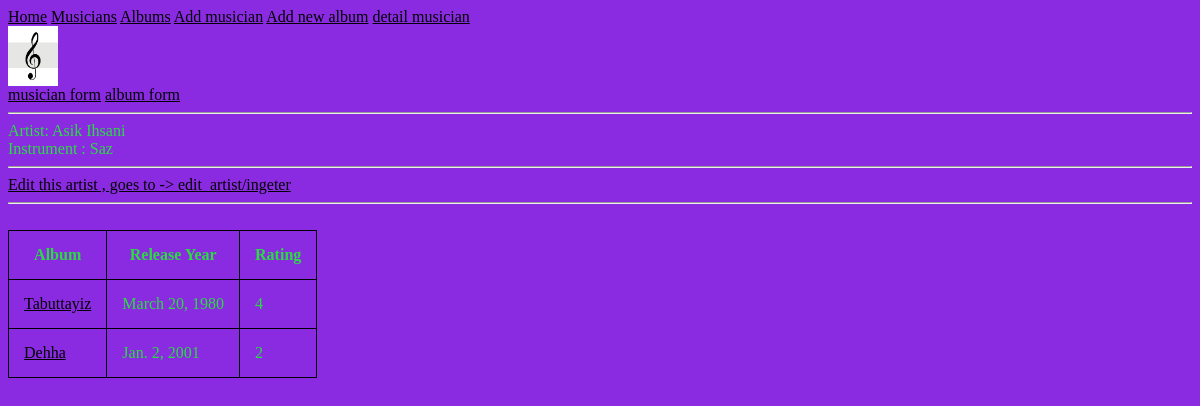
Before: /details/14/ with the older database file.
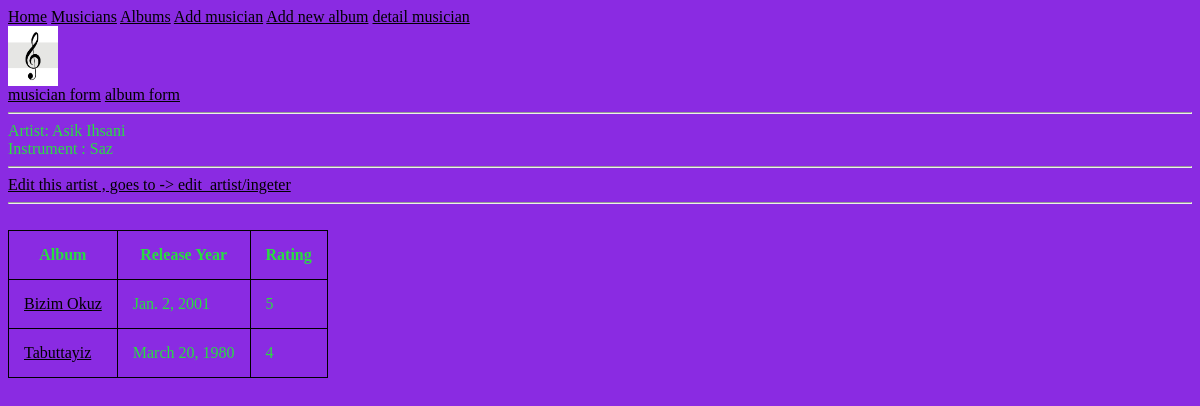
After: the same page with the newer database file.
### my_app/models.py (models this page shows, shortened)
class Album(models.Model):
    artist = models.ForeignKey(Musician, on_delete=models.CASCADE)
    name = models.CharField(max_length=30)
    rel_date = models.DateField()
    num_stars = models.IntegerField()
    rating = (
        (1,"Worst"),
        (2,"Bad"),
        (3,"Meh"),
        (4,"Good"),
        (5,"Very Good")
    )
    num_stars = models.IntegerField(choices=rating)
    class Meta:
        ordering = ['-num_stars']

### my_app/views.py (the view)
# urls.py: path('details/<int:torlak_kemal>/',views.detailMusicianName,name="finaldetail"),
def detailMusicianName(request,torlak_kemal):
    clicked_artist = Musician.objects.get(pk=torlak_kemal)
    context = {
        'obj':clicked_artist,
    }
    return render (request,'my_app/detail-musicianname.html',context)

### templates/my_app/detail-musicianname.html (shortened to what this page needs)
{% extends 'my_app/base.html' %}
{% block content %}
<!DOCTYPE html>
<html lang="en">
<head>
</head>
<body>
    Artist: {{obj.first_name}} {{obj.last_name}}
    <br>
    Instrument : {{obj.tool}}
    <hr>
    <a href="{% url 'edit_artist_page' pelkas_melkas=obj.id %}">Edit this artist , goes to -> edit_artist/ingeter</a>
    <hr>
    <br>
    <table>
        <tr>
        <th>Album</th>
        <th>Release Year</th>
        <th>Rating</th>
        </tr>
        <tr>
        {% for x in obj.album_set.all %}
            <td><a href="{% url 'detail_album_page' album_detail_id=x.pk %}">    {{x.name}}</a></td>
            <td>{{x.rel_date}}</td>
            <td>{{x.num_stars}}</td>
        </tr>
        {% endfor %}
    </table>
</body>
</html>
{% endblock %}

Changed rows visible on the page:
changed Album: name "Dehha" → "Bizim Okuz"; num_stars "2" → "5"; moves up the list
